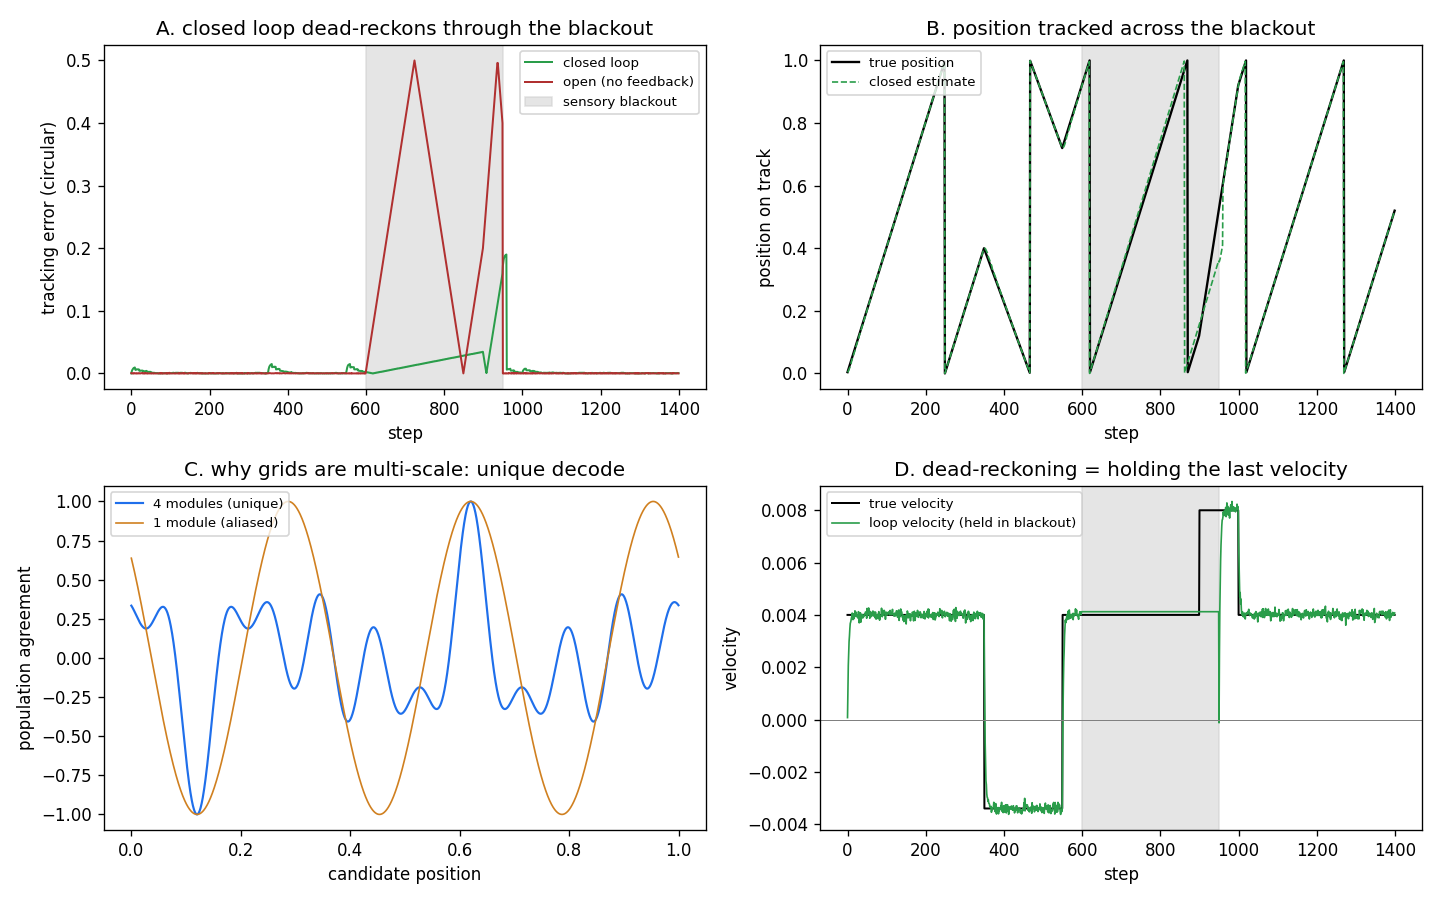

The Python source for this figure:
"""
cortical_loop.py — closing the loop: the EC-hippocampal circuit as a running model
==================================================================================
The previous turns built the READOUT layers (power / frequency / arrow) open-loop.
This closes the one edge that makes it a hippocampal LOOP rather than a stack:

        arrow (signed velocity)  --->  grid (advance the phase)   [PATH INTEGRATION]

Functional map (biology in brackets):
  - GRID modules at spatial frequencies k_m  [MEC grid/band cells] hold a phase
    estimate Phi_m of position. They are ADVANCED by an estimated velocity -> the
    grid dead-reckons. Multiple incommensurate modules make the decode unique over
    a range far longer than any single wavelength (why grids are multi-scale).
  - ARROW = signed velocity from a QUADRATURE pair per module:
        v ~ angle(z_m(t) * conj(z_m(t-1))) / (2 pi k_m dt),   z_m = cos + i sin
    This is exactly the L2 cross-time bilinear, and the sign needs TWO channels --
    a single channel gives |v| only (the chirality lesson, here as a real ablation).
  - CA1 COMPARATOR corrects the grid phase toward the observed phase, but only in
    the theta disinhibition window [medial-septum theta clock + chandelier/AIS gate]:
    predict during the cycle, correct at the trough.
  - When sensory input drops out, there is nothing to correct against and no fresh
    velocity -- the loop HOLDS its last velocity and keeps integrating. That is
    dead-reckoning, and it is the whole point: a closed loop holds the percept
    through a blackout; an open readout loses it.

Tests (printed + figured, not assumed):
  A  closed loop tracks through a sensory blackout; open loop goes blind.
  B  the grid decode is unique with many modules, aliased with one.
  C  single-channel (direction-blind) arrow path-integrates the wrong way on reversal.
  D  the held velocity during blackout is the dead-reckoning mechanism.

Pure numpy. PerceptionLab / Antti Luode, with Claude (Opus 4.8). Helsinki, June 2026.
Do not hype. Do not lie. Just show.
"""
import numpy as np


def wrap(a):
    return (a + np.pi) % (2*np.pi) - np.pi

def circ_err(a, b):
    d = np.abs((a - b) % 1.0)
    return np.minimum(d, 1.0 - d)


class CorticalLoop:
    """EC-hippocampal path-integration loop on a 1-D circular track."""
    def __init__(self, k_modules=(3, 5, 7, 11), theta=10, vel_smooth=0.3,
                 ca1_gain=0.35, dt=1.0):
        self.k = np.array(k_modules, float)        # grid module spatial frequencies
        self.theta = int(theta)                    # steps per theta cycle (septal clock)
        self.alpha = vel_smooth
        self.gain = ca1_gain
        self.dt = dt
        self._cand = np.linspace(0, 1, 2000, endpoint=False)
        self._basis = 2*np.pi*np.outer(self.k, self._cand)   # (M, 2000)

    # grid -> position: where do all module phases agree (the 'beat' = place cell)
    def decode(self, Phi, modules=None):
        k = self.k if modules is None else self.k[modules]
        Phi = Phi if modules is None else Phi[modules]
        basis = 2*np.pi*np.outer(k, self._cand)
        score = np.cos(basis - Phi[:, None]).sum(0)        # population agreement
        return self._cand[np.argmax(score)], score

    def sensory(self, x, drop):
        """quadrature grid-tuned sensors z_m = cos+isin of module phase, or None."""
        if drop:
            return None
        ph = 2*np.pi*self.k*x
        return np.cos(ph) + 1j*np.sin(ph)

    def run(self, x_true, drop_mask, mode="closed", seed=0):
        """mode: 'closed' (full loop), 'open' (read instantaneous, no integration),
                 'single' (direction-blind velocity: |v| only)."""
        rng = np.random.default_rng(seed)
        T = len(x_true)
        Phi = 2*np.pi*self.k*x_true[0]                     # init on first observation
        v_int = 0.0
        x_hat = np.zeros(T); v_hist = np.zeros(T)
        z_prev = self.sensory(x_true[0], False)
        last_open = x_true[0]
        for t in range(T):
            z = self.sensory(x_true[t], drop_mask[t])
            if z is not None:
                z = z + 0.02*(rng.standard_normal(len(z)) + 1j*rng.standard_normal(len(z)))

            if mode == "open":
                # no integration: decode straight from the instantaneous phase, or
                # freeze when blind (nothing to integrate with)
                if z is not None:
                    last_open, _ = self.decode(np.angle(z))
                x_hat[t] = last_open; v_hist[t] = np.nan
                z_prev = z if z is not None else z_prev
                continue

            # --- velocity from the cross-time quadrature arrow ---
            if z is not None and z_prev is not None:
                dphi = np.angle(z * np.conj(z_prev))        # ~ 2 pi k v dt, signed
                v_meas = np.median(dphi / (2*np.pi*self.k*self.dt))
                if mode == "single":
                    v_meas = abs(v_meas)                    # direction-blind ablation
                v_int = (1-self.alpha)*v_int + self.alpha*v_meas
            # else: HOLD v_int  (dead-reckoning through the blackout)

            # --- grid path integration (every step) ---
            Phi = Phi + 2*np.pi*self.k*v_int*self.dt

            # --- CA1 correction, only in the theta window and only with input ---
            if z is not None and (t % self.theta == 0):
                Phi = Phi + self.gain*wrap(np.angle(z) - Phi)

            x_hat[t], _ = self.decode(Phi)
            v_hist[t] = v_int
            if z is not None:
                z_prev = z
        return x_hat, v_hist


# ============================================================ demo
if __name__ == "__main__":
    import matplotlib
    matplotlib.use("Agg")
    import matplotlib.pyplot as plt

    T = 1400
    # a trajectory with forward AND backward motion (to expose the direction ablation)
    v = np.full(T, 0.0040)
    v[350:550] = -0.0034                                   # walk backwards
    v[900:1000] = 0.0080                                   # a fast burst
    x_true = np.cumsum(v) % 1.0

    drop = np.zeros(T, bool)
    drop[600:950] = True                                  # a 350-step sensory blackout

    loop = CorticalLoop()
    x_closed, v_closed = loop.run(x_true, drop, "closed")
    x_open,   _        = loop.run(x_true, drop, "open")
    x_single, _        = loop.run(x_true, drop, "single")

    e_closed = circ_err(x_closed, x_true)
    e_open   = circ_err(x_open,   x_true)
    e_single = circ_err(x_single, x_true)
    win = slice(600, 950)
    print("="*66); print("CLOSING THE LOOP — path integration through a sensory blackout"); print("="*66)
    print(f"  blackout = steps 600-950 (no sensory input at all)")
    print(f"  mean tracking error   closed={e_closed.mean():.4f}  open={e_open.mean():.4f}"
          f"  single-ch={e_single.mean():.4f}")
    print(f"  error DURING blackout closed={e_closed[win].mean():.4f}  open={e_open[win].mean():.4f}")
    print(f"  -> closed loop dead-reckons through the blackout; open loop goes blind.")
    print(f"  -> single-channel (direction-blind) arrow integrates the wrong way on the")
    print(f"     backward segment: error={e_single[350:550].mean():.4f} vs closed={e_closed[350:550].mean():.4f}")

    # B. decode uniqueness: many modules vs one
    Phi_demo = 2*np.pi*loop.k*0.62
    _, score_multi = loop.decode(Phi_demo)
    _, score_one   = loop.decode(Phi_demo, modules=[0])
    cand = loop._cand
    peaks_one = (score_one > 0.9*score_one.max()).sum()
    print(f"\n  grid decode: 4 modules -> unique peak; 1 module -> {peaks_one} aliased peaks")

    # ---------------- figure ----------------
    fig, ax = plt.subplots(2, 2, figsize=(12, 7.5))
    tt = np.arange(T)
    ax[0,0].plot(tt, e_closed, color="#2a9d4a", lw=1.2, label="closed loop")
    ax[0,0].plot(tt, e_open,   color="#b03030", lw=1.2, label="open (no feedback)")
    ax[0,0].axvspan(600, 950, color="#cccccc", alpha=0.5, label="sensory blackout")
    ax[0,0].set_title("A. closed loop dead-reckons through the blackout")
    ax[0,0].set_xlabel("step"); ax[0,0].set_ylabel("tracking error (circular)"); ax[0,0].legend(fontsize=8)

    ax[0,1].plot(tt, x_true, color="k", lw=1.4, label="true position")
    ax[0,1].plot(tt, x_closed, color="#2a9d4a", lw=1.0, ls="--", label="closed estimate")
    ax[0,1].axvspan(600, 950, color="#cccccc", alpha=0.5)
    ax[0,1].set_title("B. position tracked across the blackout"); ax[0,1].set_xlabel("step")
    ax[0,1].set_ylabel("position on track"); ax[0,1].legend(fontsize=8)

    ax[1,0].plot(cand, score_multi/score_multi.max(), color="#1f6feb", lw=1.3, label="4 modules (unique)")
    ax[1,0].plot(cand, score_one/score_one.max(), color="#d08020", lw=1.0, label="1 module (aliased)")
    ax[1,0].set_title("C. why grids are multi-scale: unique decode"); ax[1,0].set_xlabel("candidate position")
    ax[1,0].set_ylabel("population agreement"); ax[1,0].legend(fontsize=8)

    ax[1,1].plot(tt, v, color="k", lw=1.2, label="true velocity")
    ax[1,1].plot(tt, v_closed, color="#2a9d4a", lw=1.0, label="loop velocity (held in blackout)")
    ax[1,1].axvspan(600, 950, color="#cccccc", alpha=0.5)
    ax[1,1].axhline(0, color="gray", lw=0.6)
    ax[1,1].set_title("D. dead-reckoning = holding the last velocity"); ax[1,1].set_xlabel("step")
    ax[1,1].set_ylabel("velocity"); ax[1,1].legend(fontsize=8)
    fig.tight_layout(); fig.savefig("cortical_loop.png", dpi=120)
    print("\n  figure: cortical_loop.png")
